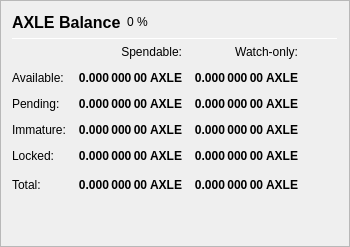
                   <widget class="QFrame" name="frame_Balances">
                    <property name="frameShape">
                     <enum>QFrame::StyledPanel</enum>
                    </property>
                    <property name="frameShadow">
                     <enum>QFrame::Raised</enum>
                    </property>
                    <layout class="QVBoxLayout" name="verticalLayout_4">
                     <item>
                      <layout class="QHBoxLayout" name="horizontalLayout_4">
                       <item>
                        <widget class="QLabel" name="label_5">
                         <property name="minimumSize">
                          <size>
                           <width>0</width>
                           <height>20</height>
                          </size>
                         </property>
                         <property name="font">
                          <font>
                           <pointsize>12</pointsize>
                           <weight>75</weight>
                           <bold>true</bold>
                          </font>
                         </property>
                         <property name="text">
                          <string>AXLE Balance</string>
                         </property>
                        </widget>
                       </item>
                       <item>
                        <widget class="QLabel" name="labelAXLEPercent">
                         <property name="text">
                          <string notr="true">0 %</string>
                         </property>
                        </widget>
                       </item>
                       <item>
                        <spacer name="horizontalSpacer_3">
                         <property name="orientation">
                          <enum>Qt::Horizontal</enum>
                         </property>
                         <property name="sizeHint" stdset="0">
                          <size>
                           <width>40</width>
                           <height>20</height>
                          </size>
                         </property>
                        </spacer>
                       </item>
                      </layout>
                     </item>
                     <item>
                      <widget class="Line" name="line_Balance">
                       <property name="minimumSize">
                        <size>
                         <width>0</width>
                         <height>1</height>
                        </size>
                       </property>
                       <property name="maximumSize">
                        <size>
                         <width>16777215</width>
                         <height>1</height>
                        </size>
                       </property>
                       <property name="orientation">
                        <enum>Qt::Horizontal</enum>
                       </property>
                      </widget>
                     </item>
                     <item>
                      <layout class="QGridLayout" name="gridLayout">
                       <property name="spacing">
                        <number>12</number>
                       </property>
                       <item row="0" column="1">
                        <widget class="QLabel" name="labelSpendable">
                         <property name="text">
                          <string>Spendable:</string>
                         </property>
                         <property name="alignment">
                          <set>Qt::AlignRight|Qt::AlignTrailing|Qt::AlignVCenter</set>
                         </property>
                        </widget>
                       </item>
                       <item row="0" column="2">
                        <widget class="QLabel" name="labelWatchonly">
                         <property name="text">
                          <string>Watch-only:</string>
                         </property>
                         <property name="alignment">
                          <set>Qt::AlignRight|Qt::AlignTrailing|Qt::AlignVCenter</set>
                         </property>
                        </widget>
                       </item>
                       <item row="1" column="0">
                        <widget class="QLabel" name="labelBalanceText">
                         <property name="text">
                          <string>Available:</string>
                         </property>
                        </widget>
                       </item>
                       <item row="1" column="1">
                        <widget class="QLabel" name="labelBalance">
                         <property name="font">
                          <font>
                           <weight>75</weight>
                           <bold>true</bold>
                          </font>
                         </property>
                         <property name="cursor">
                          <cursorShape>IBeamCursor</cursorShape>
                         </property>
                         <property name="toolTip">
                          <string>Your current spendable balance</string>
                         </property>
                         <property name="text">
                          <string notr="true">0.000 000 00 AXLE</string>
                         </property>
                         <property name="alignment">
                          <set>Qt::AlignRight|Qt::AlignTrailing|Qt::AlignVCenter</set>
                         </property>
                         <property name="textInteractionFlags">
                          <set>Qt::LinksAccessibleByMouse|Qt::TextSelectableByKeyboard|Qt::TextSelectableByMouse</set>
                         </property>
                        </widget>
                       </item>
                       <item row="1" column="2">
                        <widget class="QLabel" name="labelWatchAvailable">
                         <property name="font">
                          <font>
                           <weight>75</weight>
                           <bold>true</bold>
                          </font>
                         </property>
                         <property name="cursor">
                          <cursorShape>IBeamCursor</cursorShape>
                         </property>
                         <property name="toolTip">
                          <string>Your current balance in watch-only addresses</string>
                         </property>
                         <property name="text">
                          <string notr="true">0.000 000 00 AXLE</string>
                         </property>
                         <property name="alignment">
                          <set>Qt::AlignRight|Qt::AlignTrailing|Qt::AlignVCenter</set>
                         </property>
                         <property name="textInteractionFlags">
                          <set>Qt::LinksAccessibleByMouse|Qt::TextSelectableByKeyboard|Qt::TextSelectableByMouse</set>
                         </property>
                        </widget>
                       </item>
                       <item row="2" column="0">
                        <widget class="QLabel" name="labelPendingText">
                         <property name="text">
                          <string>Pending:</string>
                         </property>
                        </widget>
                       </item>
                       <item row="2" column="1">
                        <widget class="QLabel" name="labelUnconfirmed">
                         <property name="font">
                          <font>
                           <weight>75</weight>
                           <bold>true</bold>
                          </font>
                         </property>
                         <property name="cursor">
                          <cursorShape>IBeamCursor</cursorShape>
                         </property>
                         <property name="toolTip">
                          <string>Total of transactions that have yet to be confirmed, and do not yet count toward the spendable balance</string>
                         </property>
                         <property name="text">
                          <string notr="true">0.000 000 00 AXLE</string>
                         </property>
                         <property name="alignment">
                          <set>Qt::AlignRight|Qt::AlignTrailing|Qt::AlignVCenter</set>
                         </property>
                         <property name="textInteractionFlags">
                          <set>Qt::LinksAccessibleByMouse|Qt::TextSelectableByKeyboard|Qt::TextSelectableByMouse</set>
                         </property>
                        </widget>
                       </item>
                       <item row="2" column="2">
                        <widget class="QLabel" name="labelWatchPending">
                         <property name="font">
                          <font>
                           <weight>75</weight>
                           <bold>true</bold>
                          </font>
                         </property>
                         <property name="cursor">
                          <cursorShape>IBeamCursor</cursorShape>
                         </property>
                         <property name="toolTip">
                          <string>Unconfirmed transactions to watch-only addresses</string>
                         </property>
                         <property name="text">
                          <string notr="true">0.000 000 00 AXLE</string>
                         </property>
                         <property name="alignment">
                          <set>Qt::AlignRight|Qt::AlignTrailing|Qt::AlignVCenter</set>
                         </property>
                         <property name="textInteractionFlags">
                          <set>Qt::LinksAccessibleByMouse|Qt::TextSelectableByKeyboard|Qt::TextSelectableByMouse</set>
                         </property>
                        </widget>
                       </item>
                       <item row="3" column="0">
                        <widget class="QLabel" name="labelImmatureText">
                         <property name="text">
                          <string>Immature:</string>
                         </property>
                        </widget>
                       </item>
                       <item row="3" column="1">
                        <widget class="QLabel" name="labelImmature">
                         <property name="font">
                          <font>
                           <weight>75</weight>
                           <bold>true</bold>
                          </font>
                         </property>
                         <property name="cursor">
                          <cursorShape>IBeamCursor</cursorShape>
                         </property>
                         <property name="toolTip">
                          <string>Staked or masternode rewards that has not yet matured</string>
                         </property>
                         <property name="text">
                          <string notr="true">0.000 000 00 AXLE</string>
                         </property>
                         <property name="alignment">
                          <set>Qt::AlignRight|Qt::AlignTrailing|Qt::AlignVCenter</set>
                         </property>
                         <property name="textInteractionFlags">
                          <set>Qt::LinksAccessibleByMouse|Qt::TextSelectableByKeyboard|Qt::TextSelectableByMouse</set>
                         </property>
                        </widget>
                       </item>
                       <item row="3" column="2">
                        <widget class="QLabel" name="labelWatchImmature">
                         <property name="font">
                          <font>
                           <weight>75</weight>
                           <bold>true</bold>
                          </font>
                         </property>
                         <property name="cursor">
                          <cursorShape>IBeamCursor</cursorShape>
                         </property>
                         <property name="toolTip">
                          <string>Staked or masternode rewards in watch-only addresses that has not yet matured</string>
                         </property>
                         <property name="text">
                          <string notr="true">0.000 000 00 AXLE</string>
                         </property>
                         <property name="alignment">
                          <set>Qt::AlignRight|Qt::AlignTrailing|Qt::AlignVCenter</set>
                         </property>
                         <property name="textInteractionFlags">
                          <set>Qt::LinksAccessibleByMouse|Qt::TextSelectableByKeyboard|Qt::TextSelectableByMouse</set>
                         </property>
                        </widget>
                       </item>
                       <item row="4" column="0">
                        <widget class="QLabel" name="labelLockedBalanceText">
                         <property name="toolTip">
                          <string>Locked AXLE or Masternode collaterals. These are excluded from zAXLE minting.</string>
                         </property>
                         <property name="text">
                          <string>Locked:</string>
                         </property>
                        </widget>
                       </item>
                       <item row="4" column="1">
                        <widget class="QLabel" name="labelLockedBalance">
                         <property name="font">
                          <font>
                           <weight>75</weight>
                           <bold>true</bold>
                          </font>
                         </property>
                         <property name="cursor">
                          <cursorShape>IBeamCursor</cursorShape>
                         </property>
                         <property name="toolTip">
                          <string>Locked AXLE or Masternode collaterals. These are excluded from zAXLE minting.</string>
                         </property>
                         <property name="text">
                          <string notr="true">0.000 000 00 AXLE</string>
                         </property>
                         <property name="alignment">
                          <set>Qt::AlignRight|Qt::AlignTrailing|Qt::AlignVCenter</set>
                         </property>
                         <property name="textInteractionFlags">
                          <set>Qt::LinksAccessibleByMouse|Qt::TextSelectableByKeyboard|Qt::TextSelectableByMouse</set>
                         </property>
                        </widget>
                       </item>
                       <item row="4" column="2">
                        <widget class="QLabel" name="labelWatchLocked">
                         <property name="font">
                          <font>
                           <weight>75</weight>
                           <bold>true</bold>
                          </font>
                         </property>
                         <property name="cursor">
                          <cursorShape>IBeamCursor</cursorShape>
                         </property>
                         <property name="toolTip">
                          <string>Current locked balance in watch-only addresses</string>
                         </property>
                         <property name="text">
                          <string notr="true">0.000 000 00 AXLE</string>
                         </property>
                         <property name="alignment">
                          <set>Qt::AlignRight|Qt::AlignTrailing|Qt::AlignVCenter</set>
                         </property>
                         <property name="textInteractionFlags">
                          <set>Qt::LinksAccessibleByMouse|Qt::TextSelectableByKeyboard|Qt::TextSelectableByMouse</set>
                         </property>
                        </widget>
                       </item>
                       <item row="5" column="0">
                        <widget class="QLabel" name="labelTotalText">
                         <property name="text">
                          <string>Total:</string>
                         </property>
                         <property name="toolTip">
                          <string>Your current AXLE balance, unconfirmed and immature transactions included</string>
                         </property>
                        </widget>
                       </item>
                       <item row="5" column="1">
                        <widget class="QLabel" name="labelTotal">
                         <property name="font">
                          <font>
                           <weight>75</weight>
                           <bold>true</bold>
                          </font>
                         </property>
                         <property name="cursor">
                          <cursorShape>IBeamCursor</cursorShape>
                         </property>
                         <property name="toolTip">
                          <string>Your current AXLE balance, unconfirmed and immature transactions included</string>
                         </property>
                         <property name="text">
                          <string notr="true">0.000 000 00 AXLE</string>
                         </property>
                         <property name="alignment">
                          <set>Qt::AlignRight|Qt::AlignTrailing|Qt::AlignVCenter</set>
                         </property>
                         <property name="textInteractionFlags">
                          <set>Qt::LinksAccessibleByMouse|Qt::TextSelectableByKeyboard|Qt::TextSelectableByMouse</set>
                         </property>
                        </widget>
                       </item>
                       <item row="5" column="2">
                        <widget class="QLabel" name="labelWatchTotal">
                         <property name="font">
                          <font>
                           <weight>75</weight>
                           <bold>true</bold>
                          </font>
                         </property>
                         <property name="cursor">
                          <cursorShape>IBeamCursor</cursorShape>
                         </property>
                         <property name="toolTip">
                          <string>Current total balance in watch-only addresses</string>
                         </property>
                         <property name="text">
                          <string notr="true">0.000 000 00 AXLE</string>
                         </property>
                         <property name="alignment">
                          <set>Qt::AlignRight|Qt::AlignTrailing|Qt::AlignVCenter</set>
                         </property>
                         <property name="textInteractionFlags">
                          <set>Qt::LinksAccessibleByMouse|Qt::TextSelectableByKeyboard|Qt::TextSelectableByMouse</set>
                         </property>
                        </widget>
                       </item>
                       <item row="5" column="3">
                        <spacer name="horizontalSpacer_9">
                         <property name="orientation">
                          <enum>Qt::Horizontal</enum>
                         </property>
                         <property name="sizeHint" stdset="0">
                          <size>
                           <width>40</width>
                           <height>20</height>
                          </size>
                         </property>
                        </spacer>
                       </item>
                      </layout>
                     </item>
                     <item>
                      <spacer name="verticalSpacer_3">
                       <property name="orientation">
                        <enum>Qt::Vertical</enum>
                       </property>
                       <property name="sizeHint" stdset="0">
                        <size>
                         <width>20</width>
                         <height>40</height>
                        </size>
                       </property>
                      </spacer>
                     </item>
                    </layout>
                   </widget>
